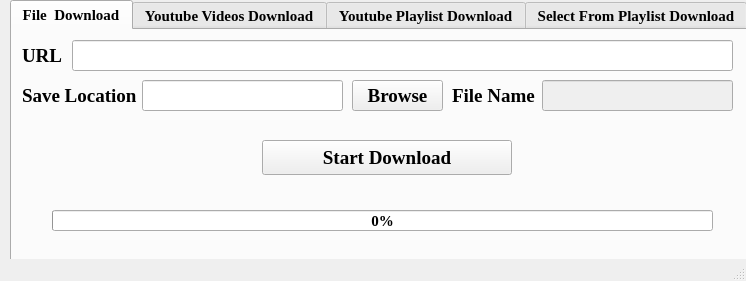
<?xml version="1.0" encoding="UTF-8"?>
<ui version="4.0">
 <class>MainWindow</class>
 <widget class="QMainWindow" name="MainWindow">
  <property name="geometry">
   <rect>
    <x>0</x>
    <y>0</y>
    <width>746</width>
    <height>281</height>
   </rect>
  </property>
  <property name="windowTitle">
   <string>MainWindow</string>
  </property>
  <widget class="QWidget" name="centralwidget">
   <widget class="QTabWidget" name="tabWidget">
    <property name="geometry">
     <rect>
      <x>10</x>
      <y>0</y>
      <width>941</width>
      <height>291</height>
     </rect>
    </property>
    <property name="font">
     <font>
      <family>Times New Roman</family>
      <pointsize>11</pointsize>
      <weight>75</weight>
      <bold>true</bold>
     </font>
    </property>
    <property name="contextMenuPolicy">
     <enum>Qt::PreventContextMenu</enum>
    </property>
    <property name="layoutDirection">
     <enum>Qt::LeftToRight</enum>
    </property>
    <property name="currentIndex">
     <number>0</number>
    </property>
    <widget class="QWidget" name="tab_3">
     <attribute name="title">
      <string>File  Download</string>
     </attribute>
     <widget class="QLineEdit" name="lineEdit">
      <property name="geometry">
       <rect>
        <x>60</x>
        <y>10</y>
        <width>661</width>
        <height>31</height>
       </rect>
      </property>
      <property name="font">
       <font>
        <pointsize>12</pointsize>
       </font>
      </property>
     </widget>
     <widget class="QLabel" name="label_2">
      <property name="geometry">
       <rect>
        <x>10</x>
        <y>50</y>
        <width>121</width>
        <height>31</height>
       </rect>
      </property>
      <property name="font">
       <font>
        <pointsize>14</pointsize>
       </font>
      </property>
      <property name="text">
       <string>Save Location</string>
      </property>
     </widget>
     <widget class="QLineEdit" name="lineEdit_2">
      <property name="geometry">
       <rect>
        <x>130</x>
        <y>50</y>
        <width>201</width>
        <height>31</height>
       </rect>
      </property>
      <property name="font">
       <font>
        <pointsize>12</pointsize>
       </font>
      </property>
     </widget>
     <widget class="QPushButton" name="pushButton_2">
      <property name="geometry">
       <rect>
        <x>340</x>
        <y>50</y>
        <width>91</width>
        <height>31</height>
       </rect>
      </property>
      <property name="font">
       <font>
        <pointsize>14</pointsize>
       </font>
      </property>
      <property name="text">
       <string>Browse</string>
      </property>
     </widget>
     <widget class="QLabel" name="label">
      <property name="geometry">
       <rect>
        <x>10</x>
        <y>10</y>
        <width>81</width>
        <height>31</height>
       </rect>
      </property>
      <property name="font">
       <font>
        <pointsize>14</pointsize>
       </font>
      </property>
      <property name="text">
       <string>URL</string>
      </property>
     </widget>
     <widget class="QPushButton" name="pushButton">
      <property name="geometry">
       <rect>
        <x>250</x>
        <y>110</y>
        <width>250</width>
        <height>35</height>
       </rect>
      </property>
      <property name="font">
       <font>
        <pointsize>14</pointsize>
       </font>
      </property>
      <property name="text">
       <string>Start Download</string>
      </property>
     </widget>
     <widget class="QProgressBar" name="progressBar">
      <property name="geometry">
       <rect>
        <x>40</x>
        <y>180</y>
        <width>661</width>
        <height>21</height>
       </rect>
      </property>
      <property name="value">
       <number>0</number>
      </property>
     </widget>
     <widget class="QLineEdit" name="lineEdit_3">
      <property name="enabled">
       <bool>false</bool>
      </property>
      <property name="geometry">
       <rect>
        <x>530</x>
        <y>50</y>
        <width>191</width>
        <height>31</height>
       </rect>
      </property>
      <property name="font">
       <font>
        <pointsize>12</pointsize>
       </font>
      </property>
      <property name="acceptDrops">
       <bool>true</bool>
      </property>
     </widget>
     <widget class="QLabel" name="label_3">
      <property name="geometry">
       <rect>
        <x>440</x>
        <y>50</y>
        <width>91</width>
        <height>31</height>
       </rect>
      </property>
      <property name="font">
       <font>
        <pointsize>14</pointsize>
       </font>
      </property>
      <property name="text">
       <string>File Name</string>
      </property>
     </widget>
    </widget>
    <widget class="QWidget" name="tab_4">
     <attribute name="title">
      <string>Youtube Videos Download</string>
     </attribute>
     <widget class="QLineEdit" name="lineEdit_4">
      <property name="geometry">
       <rect>
        <x>160</x>
        <y>10</y>
        <width>541</width>
        <height>31</height>
       </rect>
      </property>
      <property name="font">
       <font>
        <pointsize>12</pointsize>
       </font>
      </property>
     </widget>
     <widget class="QPushButton" name="pushButton_3">
      <property name="geometry">
       <rect>
        <x>610</x>
        <y>50</y>
        <width>91</width>
        <height>31</height>
       </rect>
      </property>
      <property name="font">
       <font>
        <pointsize>14</pointsize>
       </font>
      </property>
      <property name="text">
       <string>Browse</string>
      </property>
     </widget>
     <widget class="QPushButton" name="pushButton_4">
      <property name="geometry">
       <rect>
        <x>250</x>
        <y>110</y>
        <width>250</width>
        <height>35</height>
       </rect>
      </property>
      <property name="font">
       <font>
        <pointsize>14</pointsize>
       </font>
      </property>
      <property name="text">
       <string>Start Download</string>
      </property>
     </widget>
     <widget class="QLabel" name="label_7">
      <property name="geometry">
       <rect>
        <x>30</x>
        <y>10</y>
        <width>101</width>
        <height>31</height>
       </rect>
      </property>
      <property name="font">
       <font>
        <pointsize>14</pointsize>
       </font>
      </property>
      <property name="text">
       <string>Video URL</string>
      </property>
     </widget>
     <widget class="QLineEdit" name="lineEdit_5">
      <property name="geometry">
       <rect>
        <x>160</x>
        <y>50</y>
        <width>431</width>
        <height>31</height>
       </rect>
      </property>
      <property name="font">
       <font>
        <pointsize>12</pointsize>
       </font>
      </property>
     </widget>
     <widget class="QLabel" name="label_8">
      <property name="geometry">
       <rect>
        <x>30</x>
        <y>50</y>
        <width>141</width>
        <height>31</height>
       </rect>
      </property>
      <property name="font">
       <font>
        <pointsize>14</pointsize>
       </font>
      </property>
      <property name="text">
       <string>Save Location</string>
      </property>
     </widget>
     <widget class="QProgressBar" name="progressBar_2">
      <property name="geometry">
       <rect>
        <x>40</x>
        <y>180</y>
        <width>661</width>
        <height>21</height>
       </rect>
      </property>
      <property name="value">
       <number>0</number>
      </property>
     </widget>
    </widget>
    <widget class="QWidget" name="tab_5">
     <attribute name="title">
      <string>Youtube Playlist Download</string>
     </attribute>
     <widget class="QLabel" name="label_9">
      <property name="geometry">
       <rect>
        <x>20</x>
        <y>90</y>
        <width>191</width>
        <height>31</height>
       </rect>
      </property>
      <property name="font">
       <font>
        <pointsize>14</pointsize>
       </font>
      </property>
      <property name="text">
       <string>Current Loading File</string>
      </property>
     </widget>
     <widget class="QLineEdit" name="lineEdit_6">
      <property name="geometry">
       <rect>
        <x>150</x>
        <y>10</y>
        <width>551</width>
        <height>31</height>
       </rect>
      </property>
      <property name="font">
       <font>
        <family>MS Shell Dlg 2</family>
        <pointsize>12</pointsize>
        <weight>75</weight>
        <bold>true</bold>
       </font>
      </property>
     </widget>
     <widget class="QLabel" name="label_10">
      <property name="geometry">
       <rect>
        <x>500</x>
        <y>90</y>
        <width>141</width>
        <height>31</height>
       </rect>
      </property>
      <property name="font">
       <font>
        <pointsize>14</pointsize>
       </font>
      </property>
      <property name="text">
       <string>Play List Count</string>
      </property>
     </widget>
     <widget class="QLabel" name="label_11">
      <property name="geometry">
       <rect>
        <x>20</x>
        <y>10</y>
        <width>131</width>
        <height>31</height>
       </rect>
      </property>
      <property name="font">
       <font>
        <pointsize>14</pointsize>
       </font>
      </property>
      <property name="text">
       <string>Play List URL</string>
      </property>
     </widget>
     <widget class="QLineEdit" name="lineEdit_7">
      <property name="geometry">
       <rect>
        <x>160</x>
        <y>50</y>
        <width>441</width>
        <height>31</height>
       </rect>
      </property>
      <property name="font">
       <font>
        <pointsize>12</pointsize>
       </font>
      </property>
     </widget>
     <widget class="QPushButton" name="pushButton_5">
      <property name="geometry">
       <rect>
        <x>610</x>
        <y>50</y>
        <width>91</width>
        <height>31</height>
       </rect>
      </property>
      <property name="font">
       <font>
        <pointsize>14</pointsize>
       </font>
      </property>
      <property name="text">
       <string>Browse</string>
      </property>
     </widget>
     <widget class="QLabel" name="label_12">
      <property name="geometry">
       <rect>
        <x>20</x>
        <y>50</y>
        <width>141</width>
        <height>31</height>
       </rect>
      </property>
      <property name="font">
       <font>
        <pointsize>14</pointsize>
       </font>
      </property>
      <property name="text">
       <string>Save Location</string>
      </property>
     </widget>
     <widget class="QPushButton" name="pushButton_6">
      <property name="geometry">
       <rect>
        <x>250</x>
        <y>130</y>
        <width>250</width>
        <height>35</height>
       </rect>
      </property>
      <property name="font">
       <font>
        <pointsize>14</pointsize>
       </font>
      </property>
      <property name="text">
       <string>Start Download</string>
      </property>
     </widget>
     <widget class="QLineEdit" name="lineEdit_8">
      <property name="geometry">
       <rect>
        <x>640</x>
        <y>90</y>
        <width>61</width>
        <height>31</height>
       </rect>
      </property>
      <property name="font">
       <font>
        <pointsize>12</pointsize>
       </font>
      </property>
     </widget>
     <widget class="QLineEdit" name="lineEdit_9">
      <property name="geometry">
       <rect>
        <x>200</x>
        <y>90</y>
        <width>61</width>
        <height>31</height>
       </rect>
      </property>
      <property name="font">
       <font>
        <pointsize>12</pointsize>
       </font>
      </property>
     </widget>
     <widget class="QProgressBar" name="progressBar_3">
      <property name="geometry">
       <rect>
        <x>30</x>
        <y>180</y>
        <width>671</width>
        <height>23</height>
       </rect>
      </property>
      <property name="value">
       <number>0</number>
      </property>
     </widget>
    </widget>
    <widget class="QWidget" name="tab">
     <attribute name="title">
      <string>Select From Playlist Download</string>
     </attribute>
     <widget class="QPushButton" name="pushButton_7">
      <property name="geometry">
       <rect>
        <x>610</x>
        <y>50</y>
        <width>91</width>
        <height>31</height>
       </rect>
      </property>
      <property name="font">
       <font>
        <pointsize>14</pointsize>
       </font>
      </property>
      <property name="text">
       <string>Browse</string>
      </property>
     </widget>
     <widget class="QLabel" name="label_14">
      <property name="geometry">
       <rect>
        <x>30</x>
        <y>10</y>
        <width>131</width>
        <height>31</height>
       </rect>
      </property>
      <property name="font">
       <font>
        <family>Times New Roman</family>
        <pointsize>14</pointsize>
       </font>
      </property>
      <property name="text">
       <string>Play List URL</string>
      </property>
     </widget>
     <widget class="QPushButton" name="pushButton_8">
      <property name="geometry">
       <rect>
        <x>250</x>
        <y>130</y>
        <width>250</width>
        <height>35</height>
       </rect>
      </property>
      <property name="font">
       <font>
        <pointsize>14</pointsize>
       </font>
      </property>
      <property name="text">
       <string>Start Download</string>
      </property>
     </widget>
     <widget class="QLabel" name="label_15">
      <property name="geometry">
       <rect>
        <x>30</x>
        <y>50</y>
        <width>141</width>
        <height>31</height>
       </rect>
      </property>
      <property name="font">
       <font>
        <pointsize>14</pointsize>
       </font>
      </property>
      <property name="text">
       <string>Save Location</string>
      </property>
     </widget>
     <widget class="QLineEdit" name="lineEdit_10">
      <property name="geometry">
       <rect>
        <x>640</x>
        <y>90</y>
        <width>61</width>
        <height>31</height>
       </rect>
      </property>
      <property name="font">
       <font>
        <pointsize>12</pointsize>
       </font>
      </property>
     </widget>
     <widget class="QLineEdit" name="lineEdit_11">
      <property name="geometry">
       <rect>
        <x>140</x>
        <y>90</y>
        <width>61</width>
        <height>31</height>
       </rect>
      </property>
      <property name="font">
       <font>
        <pointsize>12</pointsize>
       </font>
      </property>
     </widget>
     <widget class="QLabel" name="label_16">
      <property name="geometry">
       <rect>
        <x>30</x>
        <y>90</y>
        <width>101</width>
        <height>31</height>
       </rect>
      </property>
      <property name="font">
       <font>
        <pointsize>14</pointsize>
       </font>
      </property>
      <property name="text">
       <string>Start From</string>
      </property>
     </widget>
     <widget class="QLineEdit" name="lineEdit_12">
      <property name="geometry">
       <rect>
        <x>160</x>
        <y>10</y>
        <width>541</width>
        <height>31</height>
       </rect>
      </property>
      <property name="font">
       <font>
        <family>MS Shell Dlg 2</family>
        <pointsize>12</pointsize>
        <weight>75</weight>
        <bold>true</bold>
       </font>
      </property>
     </widget>
     <widget class="QLineEdit" name="lineEdit_13">
      <property name="geometry">
       <rect>
        <x>170</x>
        <y>50</y>
        <width>431</width>
        <height>31</height>
       </rect>
      </property>
      <property name="font">
       <font>
        <pointsize>12</pointsize>
       </font>
      </property>
     </widget>
     <widget class="QLabel" name="label_17">
      <property name="geometry">
       <rect>
        <x>570</x>
        <y>90</y>
        <width>71</width>
        <height>31</height>
       </rect>
      </property>
      <property name="font">
       <font>
        <pointsize>14</pointsize>
       </font>
      </property>
      <property name="text">
       <string>End To</string>
      </property>
     </widget>
     <widget class="QProgressBar" name="progressBar_4">
      <property name="geometry">
       <rect>
        <x>37</x>
        <y>180</y>
        <width>661</width>
        <height>23</height>
       </rect>
      </property>
      <property name="value">
       <number>0</number>
      </property>
     </widget>
    </widget>
   </widget>
  </widget>
  <widget class="QMenuBar" name="menubar">
   <property name="geometry">
    <rect>
     <x>0</x>
     <y>0</y>
     <width>746</width>
     <height>21</height>
    </rect>
   </property>
  </widget>
  <widget class="QStatusBar" name="statusbar"/>
 </widget>
 <resources/>
 <connections/>
</ui>
